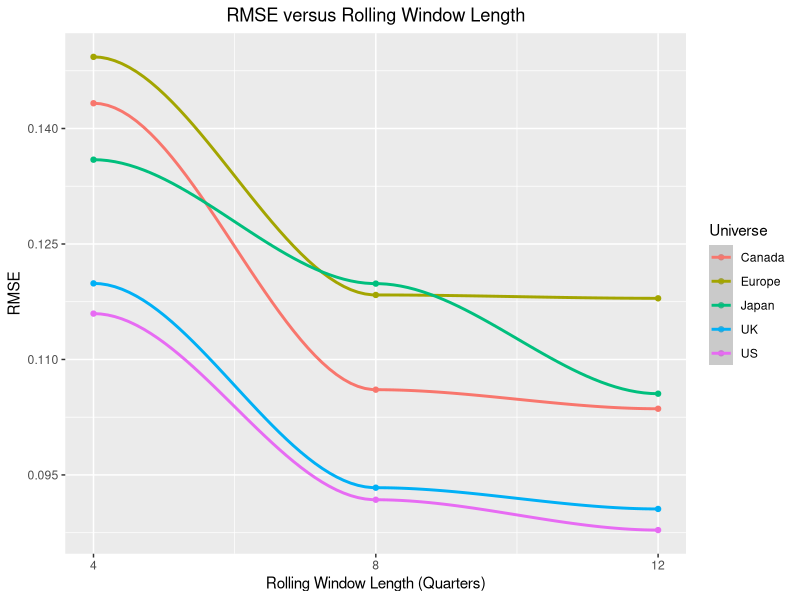
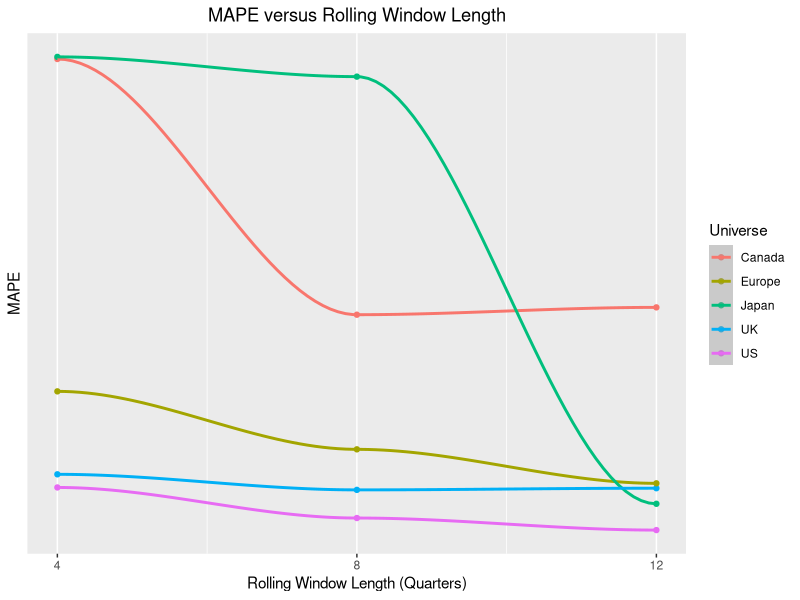
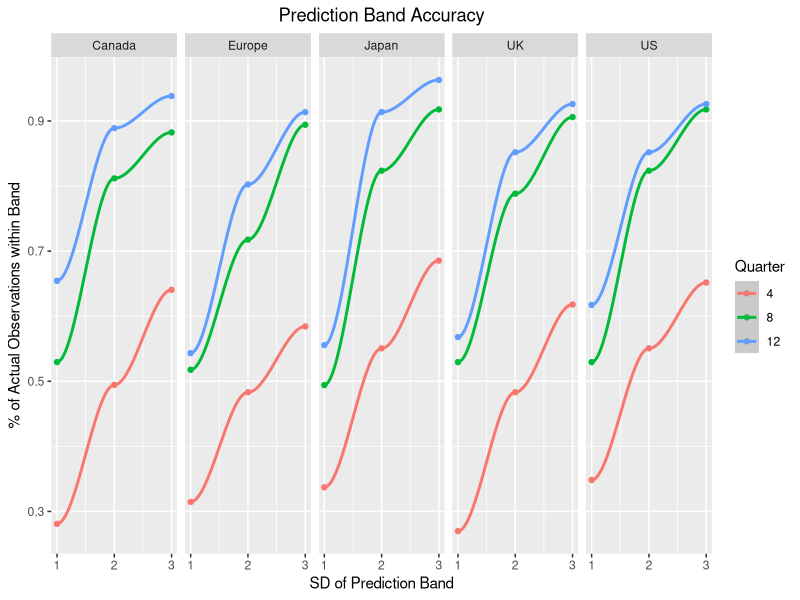

R code for these plots, in order:
## ---- chunk 1
knitr::opts_chunk$set(comment = NA, echo = FALSE, message = FALSE, warning = FALSE, fig.align = 'center')
## ---- chunk 2
library(xts)
levels <- read.csv("levels2.csv", header = TRUE)
levels <- levels[1:nrow(levels) - 1, ] # remove last row (not quarterly)
days <- as.Date(levels$dd.mmm.yy, "%d-%b-%y") # coercing to "date"
levels <- xts(levels[, 3:ncol(levels)], order.by = days)
levels <- levels / lag(levels, 1) - 1
levels <- levels[2:nrow(levels), ]
SW <- apply(levels, 2, shapiro.test)
SW_pvalues <- unlist(lapply(SW, '[[', 2))
SW_pvalues <- as.matrix(t(SW_pvalues))
rownames(SW_pvalues) <- "P value"
SW_pvalues
## ---- chunk 3
library(ggplot2)

strat_names <- c("Canada 4-Quarter", "Japan 4-Quarter", "UK 4-Quarter",
               "US 4-Quarter", "Europe 4-Quarter", "Canada 8-Quarter",
               "Japan 8-Quarter", "UK 8-Quarter", "US 8-Quarter",
               "Europe 8-Quarter", "Canada 12-Quarter", "Japan 12-Quarter",
               "UK 12-Quarter", "US 12-Quarter", "Europe 12-Quarter")

days <- index(levels)
total_res <- 0
res_loop <- 0
count <- 0 # count the number of iterations
rw <- c(4, 8, 12) # rolling window
RMSE_vector <- matrix(rep(0, length(rw) * (ncol(levels))))
rownames(RMSE_vector) <- strat_names
colnames(RMSE_vector) <- "RMSE"
MAPE_vector <- matrix(rep(0, length(rw) * (ncol(levels))))
rownames(MAPE_vector) <- strat_names
colnames(MAPE_vector) <- "MAPE"
df_list <- list()
ggplots <- list()
SD_pct_matrix <- matrix(0, nrow = length(rw) * (ncol(levels)),
                 ncol = 3)
colnames(SD_pct_matrix) <- c("1 SD", "2 SD", "3 SD")
rownames(SD_pct_matrix) <- strat_names

#####################################################################
####### looping over the 4-, 8-, and 12-month rolling windows #######
#####################################################################


for (i in rw) {

  days_minus_rw <- days[(i + 1):length(days)]

  predict_vector <- rep(0, nrow(levels) - i)

  predict_vector_1_upper <- rep(0, nrow(levels) - i)
  predict_vector_1_lower <- rep(0, nrow(levels) - i)
  predict_vector_2_upper <- rep(0, nrow(levels) - i)
  predict_vector_2_lower <- rep(0, nrow(levels) - i)
  predict_vector_3_upper <- rep(0, nrow(levels) - i)
  predict_vector_3_lower <- rep(0, nrow(levels) - i)

  len <- as.numeric(nrow(levels)) - i


#####################################################################
####### looping over 5 countries/regions in the levels dataset ######
#####################################################################

  
    for (j in 1:ncol(levels)) {
 
      levels_country <- ts(levels[,j], frequency = 4)
      
      actual_vector <- levels_country[(i + 1):length(levels_country)]


#####################################################################
################## looping through the time series ##################
#####################################################################


      for (k in 1:len) {
        
        country_rw_Q <- levels_country[k:(i+k-1)]
        
        country_train <- country_rw_Q[1:length(country_rw_Q)-1]
        
        AR_model <- suppressWarnings(tryCatch(arima(country_train,
                    order = c(1, 0, 0), method = "ML",
                    optim.control = list(maxit = 2000)),
                    error = function(x)
                      arima(country_train, order = c(1, 0, 0),
                            method = "ML",
                            optim.control = list(maxit = 2000),
                            transform.pars = FALSE)))
      
        res_loop <- as.numeric(country_train[length(country_train)] - 
                    predict(AR_model)$pred)

        predict_vector[k] <- predict(AR_model)$pred

        predict_vector_1_upper[k] <- predict(AR_model)$pred + 
                                     1 * sqrt(AR_model$sigma2)
        predict_vector_1_lower[k] <- predict(AR_model)$pred - 
                                     1 * sqrt(AR_model$sigma2)
        predict_vector_2_upper[k] <- predict(AR_model)$pred + 
                                     2 * sqrt(AR_model$sigma2)
        predict_vector_2_lower[k] <- predict(AR_model)$pred - 
                                     2 * sqrt(AR_model$sigma2)
        predict_vector_3_upper[k] <- predict(AR_model)$pred + 
                                     3 * sqrt(AR_model$sigma2)
        predict_vector_3_lower[k] <- predict(AR_model)$pred - 
                                     3 * sqrt(AR_model$sigma2)

        total_res <- total_res + res_loop^2
        
        count <- count + 1
        
              }
      

      
      ij_iter <- j + ncol(levels) * (which(i == rw) - 1)
      RMSE_vector[ij_iter] <- sqrt(total_res / count)
      MAPE_vector[ij_iter] <- rowMeans(abs((t(actual_vector) -
                              t(predict_vector)) /
                              t(actual_vector)))
      SD_pct_matrix[ij_iter,1] <- sum(predict_vector_1_lower <= 
                                  actual_vector & actual_vector <= 
                                  predict_vector_1_upper) / len
      SD_pct_matrix[ij_iter,2] <- sum(predict_vector_2_lower <= 
                                  actual_vector & actual_vector <= 
                                  predict_vector_2_upper) / len
      SD_pct_matrix[ij_iter,3] <- sum(predict_vector_3_lower <= 
                                  actual_vector & actual_vector <= 
                                  predict_vector_3_upper) / len
      df <- as.data.frame(cbind(days_minus_rw, actual_vector,
            predict_vector, predict_vector_1_upper,
            predict_vector_1_lower, predict_vector_2_upper,
            predict_vector_2_lower, predict_vector_3_upper,
            predict_vector_3_lower))
      df$days_minus_rw <- as.Date(df$days_minus_rw,
            origin = "1970-01-01")
      df_list[[ij_iter]] <- df
      ggplots <- lapply(df_list,function(x) ggplot(x,
                 aes(x = days_minus_rw, y = actual_vector, color = "Actual Observation"), size = 1.25) +
                 geom_point() +
                 geom_line(aes(y = predict_vector, color = "Predicted Observation"), size = 1.5) +
                 geom_line(aes(y = predict_vector_3_lower, color = "3 SD")) +
                 geom_line(aes(y = predict_vector_3_upper, color = "3 SD")) +
                 labs(x = "Time", y = "Quarterly % Changes", color = "Color"))
      total_res <- 0 # re-initializing total_res
      res_loop <- 0 # re-initializing res_loop
      count <- 0 # re-initializing count
      
          }
  

}


#####################################################################
# couldn't dyamically create titles in main loop, but this loop does
#####################################################################


for (i in rw) {
  for (j in 1:ncol(levels)) {
    ij_iter <- j + ncol(levels) * (which(i == rw) - 1)
    ggplots[[ij_iter]] <- ggplots[[ij_iter]] +
                          ggtitle(paste(colnames(levels)[j]," ",
                          i,"-Month", sep = "")) +
                          theme(plot.title = element_text(hjust = 0.5,
                          size = 22))
  }
}

## ---- chunk 4
dim(RMSE_vector) <- c(5,3)
colnames(RMSE_vector) <- c("4-Quarter", "8-Quarter", "12-Quarter")
rownames(RMSE_vector) <- c("Canada", "Japan", "UK", "US", "Europe")
RMSE_vector
## ---- chunk 5
dim(MAPE_vector) <- dim(RMSE_vector)
colnames(MAPE_vector) <- colnames(RMSE_vector)
rownames(MAPE_vector) <- rownames(RMSE_vector)
MAPE_vector
## ---- chunk 6
SD_pct_matrix
## ---- chunk 7
library(tidyr)
colnames(RMSE_vector) <- c(4, 8, 12)
RMSE_df <- as.data.frame(cbind(universe = rownames(RMSE_vector), RMSE_vector))
RMSE_tall <- gather(RMSE_df, key = RW, value = RMSE, -universe)
ggplot(RMSE_tall, aes(x = as.numeric(RW), y = as.numeric(RMSE), col = universe)) + 
  geom_point() + 
  geom_smooth(aes(group = universe)) + 
  scale_x_continuous(breaks = seq(4,12,4)) + 
  scale_y_continuous(breaks = seq(0.08,0.155,0.015)) + 
  labs(x = "Rolling Window Length (Quarters)", y = "RMSE", title = "RMSE versus Rolling Window Length", col = "Universe") + 
  theme(plot.title = element_text(hjust = 0.5))
## ---- chunk 8
colnames(MAPE_vector) <- c(4, 8, 12)
MAPE_df <- as.data.frame(cbind(universe = rownames(MAPE_vector), MAPE_vector))
MAPE_tall <- gather(MAPE_df, key = RW, value = MAPE, -universe)
ggplot(MAPE_tall, aes(x = as.numeric(RW), y = as.numeric(MAPE), col = universe)) + 
  geom_point() + 
  geom_smooth(aes(group = universe)) + 
  scale_x_continuous(breaks = seq(4,12,4)) + 
  scale_y_continuous(breaks = seq(0.08,0.155,0.015)) + 
  labs(x = "Rolling Window Length (Quarters)", y = "MAPE", title = "MAPE versus Rolling Window Length", col = "Universe") + 
  theme(plot.title = element_text(hjust = 0.5))
## ---- chunk 9
colnames(SD_pct_matrix) <- c(1, 2, 3)
pred_band_df <- as.data.frame(cbind(universe = rep(c("Canada", "Japan", "UK", "US", "Europe"),3), quarter = c(rep(4,5),rep(8,5),rep(12,5)), SD_pct_matrix))
pred_band_tall <- gather(pred_band_df, key = SD, value = Pct, -universe, -quarter)
ggplot(pred_band_tall, aes(x = as.numeric(SD), y = as.numeric(Pct), col = factor(quarter, levels = c(4, 8, 12)))) +
  geom_point() + 
  geom_smooth(aes(group = quarter)) + 
  facet_wrap(. ~ universe, ncol = 5) + 
  scale_x_continuous(breaks = seq(1,3,1)) + 
  scale_y_continuous(breaks = seq(0.1,0.9,0.2)) + 
  labs(x = "SD of Prediction Band", y = "% of Actual Observations within Band", col = "Quarter", title = "Prediction Band Accuracy") + 
  theme(plot.title = element_text(hjust = 0.5))
